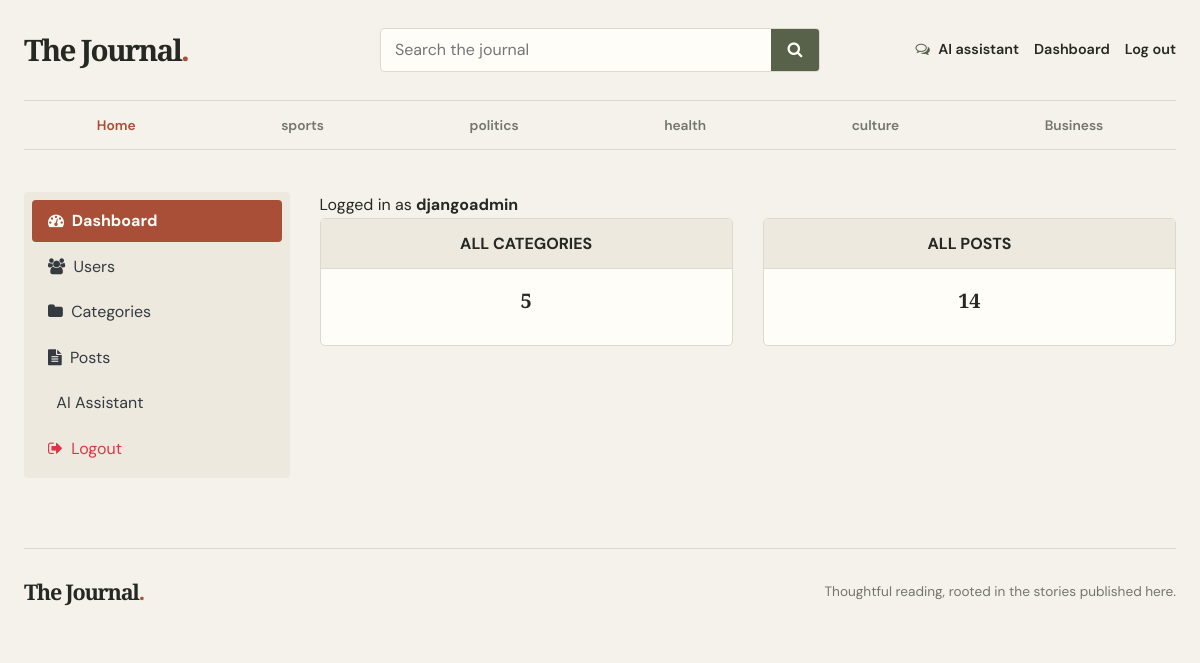
The app's page /dashboards/ (signed in) with its own data.
### blog/models.py (models this page shows, shortened)
class category(models.Model):
    category_name = models.CharField(max_length=50 , unique=True)
    created_at = models.DateTimeField(auto_now_add=True)
    updated_at = models.DateTimeField(auto_now=True)
    class Meta:
        verbose_name_plural = "calegories"

### dashboards/views.py (the view)
# urls.py: path('dashboards/', include('dashboards.urls')),
@login_required(login_url='login')
def dashboards(request):
    category_count = category.objects.all().count()
    blogs_count = Blog.objects.all().count()
    context = {
        'category_count': category_count,
        'blogs_count': blogs_count
    }
    return render(request, 'dashboards/dashboards.html', context)

### blog/context_processors.py (called while the page is built)
def get_categories(request):
    categories = category.objects.all()
    return dict(categories=categories)

### templates/dashboards/dashboards.html
{% extends 'base.html' %}
{% block content %}
<div class="row">
    {% include 'dashboards/sidebar.html' %}
    <div class="col-md-9">
        <span>Logged in as <b>{{ user }}</b></span>
        <div class="row">
            <div class="col">
                <div class="card border-default mb-3">
                    <div class="card-header text-center text-uppercase font-weight-bold">All Categories</div>
                    <div class="card-body text-dark">
                        <h5 class="card-title text-center">{{ category_count }}</h5>
                    </div>
                </div>
            </div>
            <div class="col">
                <div class="card border-default mb-3">
                    <div class="card-header text-center text-uppercase font-weight-bold">All posts</div>
                    <div class="card-body text-dark">
                        <h5 class="card-title text-center">{{ blogs_count }}</h5>
                    </div>
                </div>
            </div>
        </div>
    </div>
</div>
{% endblock %}

### templates/base.html (shortened to what this page needs)
{% load static %}
<!DOCTYPE html>
<html lang="en">
<head>
    <link href="https://getbootstrap.com/docs/4.0/dist/css/bootstrap.min.css" rel="stylesheet">
    <link href="{% static 'css/blog.css' %}" rel="stylesheet">
    <link rel="stylesheet" href="https://cdnjs.cloudflare.com/ajax/libs/font-awesome/4.7.0/css/font-awesome.min.css">
</head>
<body>
    <div class="site-shell">
      <header class="site-header">
        <div class="header-main">
          <a class="blog-header-logo" href="{% url 'home' %}" aria-label="The Journal home">The Journal<span>.</span></a>
          <form class="site-search" action="{% url 'search' %}" method="GET" role="search">
            <input id="site-search-input" type="search" name="keyword" value="{{ keyword|default:'' }}" placeholder="Search the journal">
            <button type="submit" aria-label="Search"><i class="fa fa-search" aria-hidden="true"></i></button>
          </form>
          <nav class="header-actions" aria-label="Account and tools">
            <a class="header-tool" href="{% url 'ai_chat' %}"><i class="fa fa-comments-o" aria-hidden="true"></i> AI assistant</a>
            {% if not user.is_authenticated %}
            <a class="header-account" href="{% url 'login' %}">Log in</a>
            <a class="button button-small" href="{% url 'register' %}">Create account</a>
            {% else %}
            <a class="header-account" href="{% url 'dashboard' %}">Dashboard</a>
            <a class="header-account" href="{% url 'logout' %}">Log out</a>
            {% endif %}
          </nav>
        </div>
        <div class="category-bar">
          <nav class="category-nav" aria-label="Categories">
            <a href="{% url 'home' %}">Home</a>
            {% for i in categories %}
            <a href="{% url 'post_by_category' i.id %}">{{ i.category_name }}</a>
            {% endfor %}
          </nav>
        </div>
      </header>
      {% block content %}{% endblock %}
      <footer class="site-footer">
        <a class="footer-brand" href="{% url 'home' %}">The Journal<span>.</span></a>
        <p>Thoughtful reading, rooted in the stories published here.</p>
      </footer>
    </div>
</body>
</html>

### blog_main/static/css/blog.css (style rules this page uses)
:root { color-scheme: light; --paper: #f5f2eb; --surface: #fffdf8; --surface-muted: #eee9df; --ink: #262923; --muted: #73766d; --line: #ded9ce; --olive: #58624a; --olive-dark: #414a36; --terracotta: #a94f37; --terracotta-dark: #873c29; --serif: "Playfair Display", Georgia, serif; --sans: "DM Sans", Arial, sans-serif; }
* { box-sizing: border-box; }
body { margin: 0; background: var(--paper); color: var(--ink); font-family: var(--sans); font-size: 16px; line-height: 1.6; }
a { color: var(--olive-dark); transition: color .18s ease, background-color .18s ease, border-color .18s ease; }
h1, h2, h3, h4, h5, h6 { color: var(--ink); font-family: var(--serif); font-weight: 600; line-height: 1.2; }
.site-shell { width: min(1200px, calc(100% - 48px)); margin: 0 auto; }
.site-header { margin-bottom: 42px; border-bottom: 1px solid var(--line); }
.header-main { display: grid; grid-template-columns: minmax(190px, 1fr) minmax(220px, 440px) minmax(260px, 1fr); align-items: center; gap: 28px; min-height: 100px; }
.blog-header-logo, .footer-brand { color: var(--ink); font-family: var(--serif); font-size: 1.85rem; font-weight: 700; letter-spacing: -.06em; white-space: nowrap; }
.blog-header-logo span, .footer-brand span { color: var(--terracotta); }
.site-search { display: flex; overflow: hidden; height: 44px; border: 1px solid var(--line); border-radius: 4px; background: var(--surface); }
.site-search input { width: 100%; min-width: 0; padding: 0 14px; border: 0; outline: 0; background: transparent; color: var(--ink); font: inherit; }
.site-search button { width: 48px; flex: 0 0 48px; border: 0; background: var(--olive); color: var(--surface); }
.header-actions { display: flex; align-items: center; justify-content: flex-end; gap: 15px; }
.header-tool, .header-account { color: var(--ink); font-size: .9rem; font-weight: 600; white-space: nowrap; }
.header-tool i { margin-right: 5px; color: var(--olive); }
.category-bar { border-top: 1px solid var(--line); }
.category-nav { display: flex; min-height: 48px; align-items: center; justify-content: space-between; overflow-x: auto; scrollbar-width: thin; }
.category-nav a { flex: 1 0 auto; padding: 12px 18px; color: var(--muted); font-size: .86rem; font-weight: 600; line-height: 24px; text-align: center; white-space: nowrap; }
.category-nav a:first-child { color: var(--terracotta); }
.blog-post, .card, .jumbotron { border-color: var(--line); border-radius: 5px; }
.card { background-color: var(--surface); }
.card-header, .card-footer { border-color: var(--line); background-color: var(--surface-muted) !important; }
.site-footer { display: flex; align-items: center; justify-content: space-between; gap: 20px; margin-top: 70px; padding: 26px 0; border-top: 1px solid var(--line); }
.footer-brand { font-size: 1.35rem; }
.site-footer p { margin: 0; color: var(--muted); font-size: .85rem; }

### records on screen
category: category_name "sports"
category: category_name "politics"
category: category_name "health"
category: category_name "culture"
category: category_name "Business"

### other values on screen
{{ user }} "djangoadmin"
{{ category_count }} "5"
{{ blogs_count }} "14"
